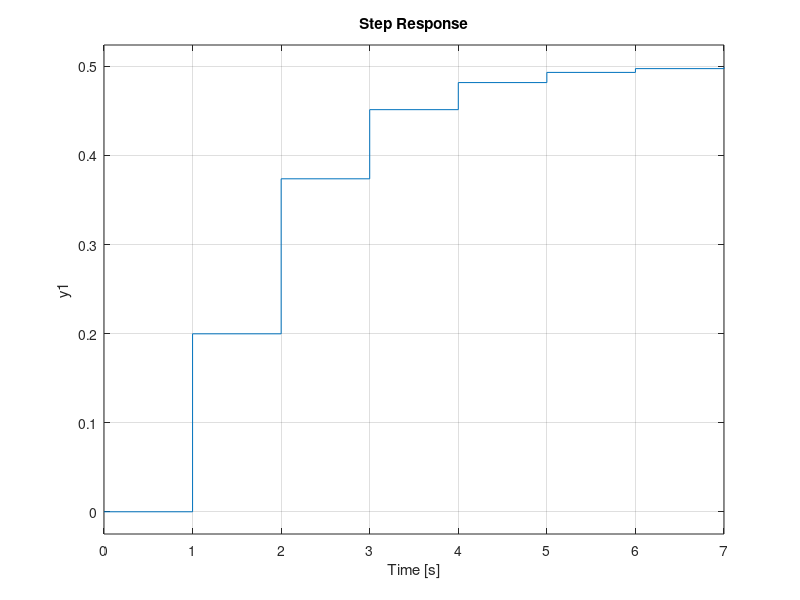

This chart was generated by the following MATLAB code:
%%%%%%%%%%%%%%%%%%%%%%%%%%%%%%%%%%%%%%%%%%%%%
%% 《控制之美-卷二》 代码
%% 作者：王天威，黄军魁
%% 清华大学出版社
%% 程序名称：System_discretization
%% 程序功能：系统离散化与比较
%%%%%%%%%%%%%%%%%%%%%%%%%%%%%%%%%%%%%%%%%%%%%
%% 程序初始化，清空工作空间，缓存，
clear all;
close all;
clc;
% 读取Octave控制数据库（注：如使用Matlab，可删除或注释掉本行代码）
%pkg load control;
%%%%%%%%%%%%%%%%%%%%%%%%%%
% 构建系统矩阵A
A = [0 1 ; -2 -3];
% 构建输入矩阵B
B = [0 ; 1];
C = [1 0];
D = [0];
%定义两组采样时间
Ts_1 = 0.2;
Ts_2 = 1;
%根据公式计算；
Fd_1 = expm(A*Ts_1);
Gd_1 = inv(A)*(Fd_1-eye(size(A,1)))*B;
Fd_2 = expm(A*Ts_2);
Gd_2 = inv(A)*(Fd_2-eye(size(A,1)))*B;
% 连续系统转离散系统
sys_d_1 = c2d(ss(A,B,C,D), Ts_1);
sys_d_2 = c2d(ss(A,B,C,D), Ts_2);
% 连续系统的单位阶跃响应
step (ss(A,B,C,D),'r');
hold on;
% 两组不同采样时间的离散系统的单位阶跃响应
step (sys_d_1,'b');
step (sys_d_2);
